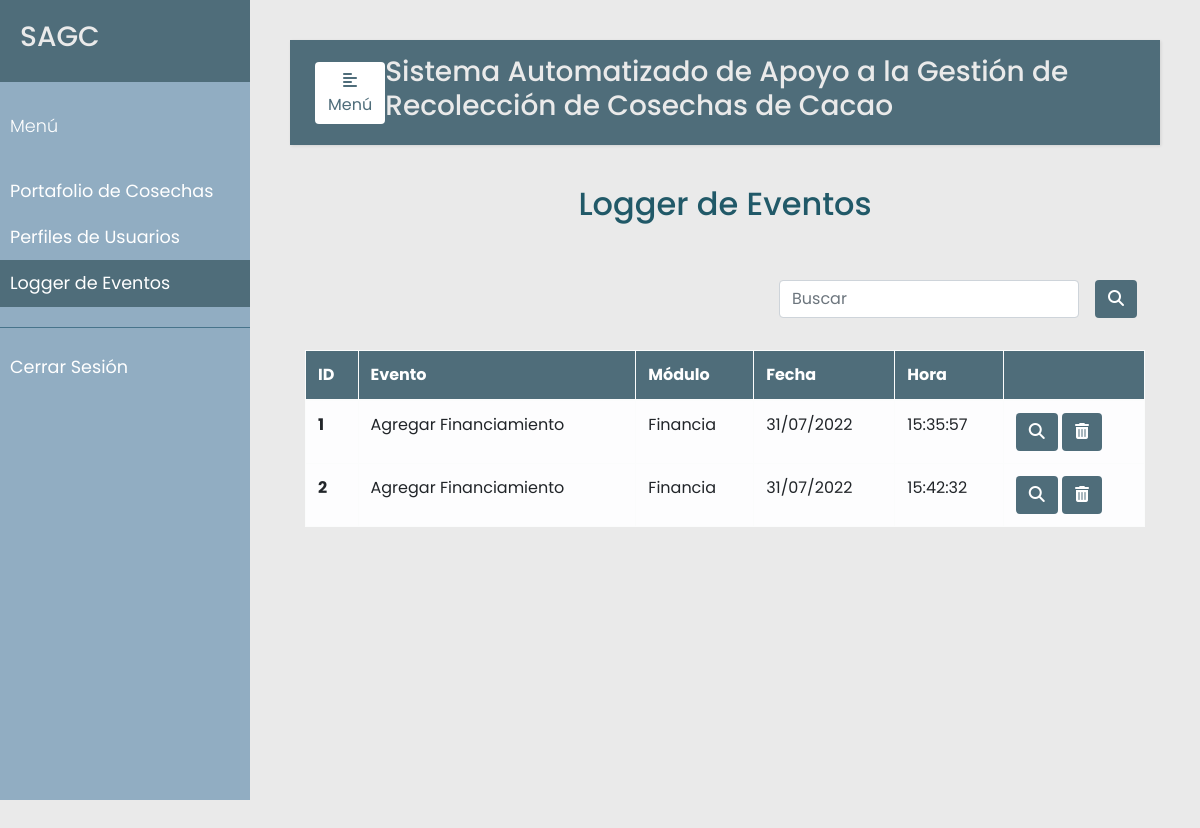
Page /eventos/ (signed in) on the earlier database version.
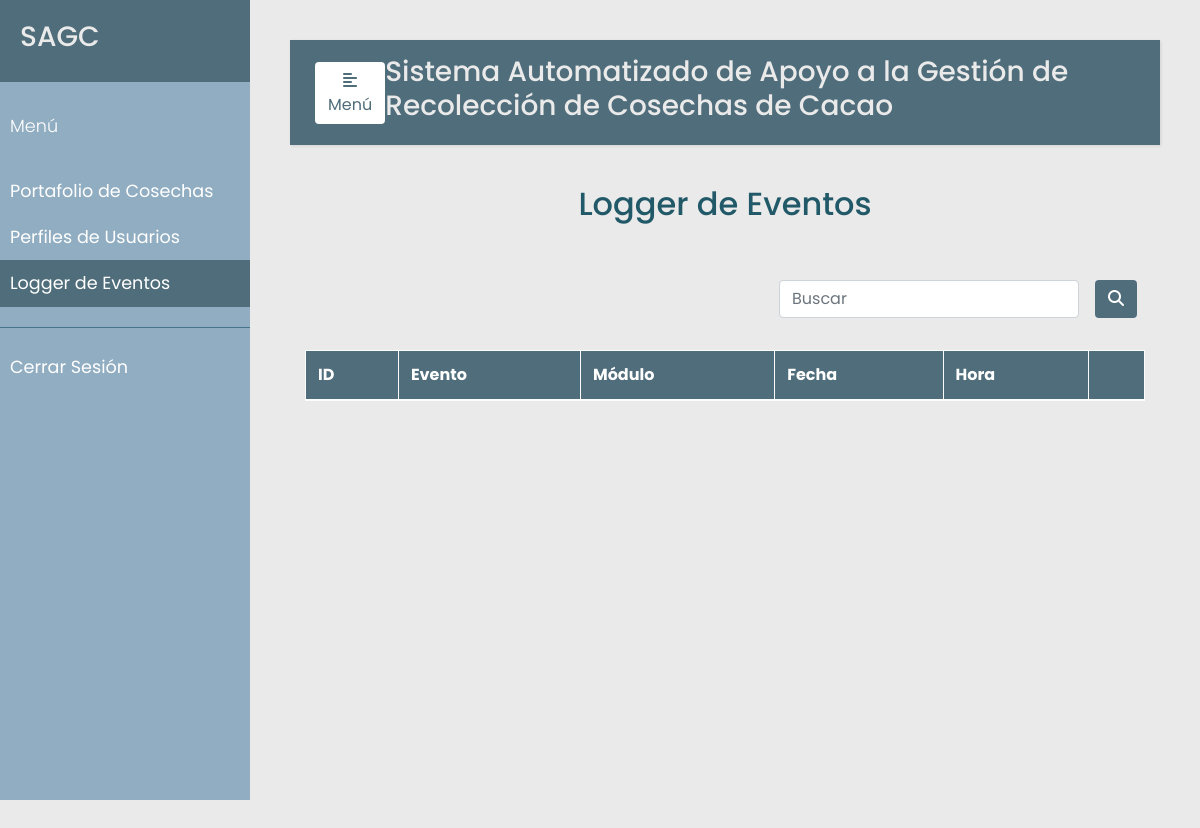
Same page on the later database version.
### src/models.py (models this page shows, shortened)
class Evento(db.Model):
    __tablename__ = 'eventos'
    id = db.Column(db.Integer, primary_key=True)
    usuario = db.Column(db.Integer, db.ForeignKey('usuarios.id'), nullable=False)
    evento = db.Column(db.String(120), nullable=False)
    modulo = db.Column(db.String(120), nullable=False)
    fecha = db.Column(db.DateTime, nullable=False)
    descripcion = db.Column(db.String(120), nullable=False)

### src/eventos.py (the view)
@app.route('/eventos/', methods=['GET'])
@login_required
def eventos():
    return render_template('eventos.html', eventos=Evento.query.all())

### src/decoradores.py (called while the page is built)
def login_required(f):
    @wraps(f)
    def wrap(*args, **kwargs):
        if 'logged_in' in session:
            return f(*args, **kwargs)
        else:
            flash('Necesitas iniciar sesión primero')
            return redirect(url_for('login'))
    return wrap

### templates/eventos.html (shortened to what this page needs)
{% extends "base.html" %}
{% set active_page = "eventos" %}
{% block content %}
<section class="vh-100">
    <div class="container h-100">
        <p class="text-center h2 fw-bold mb-5 mx-1 mx-md-4 mt-4">Logger de Eventos</p>
        <div class="d-flex flex-row-reverse bd-highlight">
            <div class="p-2 bd-highlight" style="display:flex; align-content: flex-end;">
              <form action='/eventos/search' method="post" class="form-inline" style="justify-content: flex-end">
                <input class="form-control mr-3 w-75" type="text" placeholder="Buscar" aria-label="Buscar" name="search_evento" value="{{request.form.search_evento}}">
                <button type="submit" id="search_evento" name="action-type" value="search" class="btn" style="color:#fff; background-color:#4F6D7A;">
                  <i class="fas fa-search" aria-hidden="true"></i>
                </button>
              </form>
            </div>
        </div>
        <br/>
        <table class="table table-bordered table-light table-hover">
          <thead>
            <tr>
              <th scope="col">ID</th>
              <th scope="col">Evento</th>
              <th scope="col">Módulo</th>
              <th scope="col">Fecha</th>
              <th scope="col">Hora</th>
              <th scope="col"></th>
            </tr>
          </thead>
          <tbody>
            {% for u in eventos %}
            <tr>
              <th scope="row">{{u.id}}</th>
              <td>{{ u.evento}}</td>
              <td>{{ u.modulo }}</td>
              <td>{{ u.fecha.strftime("%d/%m/%Y") }}</td>
              <td>{{ u.fecha.strftime("%H:%M:%S") }}</td>
              <td>
                <a href="/eventos/{{ u.id }}/detalles">
                  <button type="button" class="btn action" data-toggle="modal"
                    data-placement="bottom" title="Detallar Evento" data-target="#list-modal-{{u.id}}">
                    <i class="fas fa-search" aria-hidden="true"></i>
                  </button>
                </a>
                <button type="button" class="btn action" data-toggle="modal"
                  data-placement="bottom" title="Eliminar Evento" data-target="#delete-modal-{{u.id}}">
                    <i class="fas fa-trash-alt"></i>
                </button>
              </td>
            </tr>
            {% endfor %}
          </tbody>
        </table>
    </div>
</section>
{% endblock %}

Differences in the rows shown:
removed Evento: id "1", evento "Agregar Financiamiento", modulo "Financia", fecha "31/07/2022", fecha "15:35:57"
removed Evento: id "2", evento "Agregar Financiamiento", modulo "Financia", fecha "31/07/2022", fecha "15:42:32"
